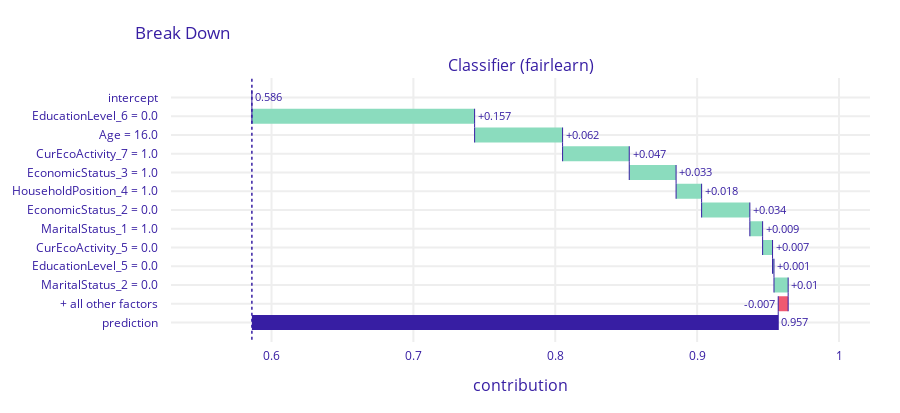

Notebook code for this chart:
### Code cell
# Local explanation for male with high occupation (good original prediction)
expl = explainer.predict_parts(male_tp_sample, type='break_down')
expl.plot()

### Figure 1 — Plotly figure (JSON) as saved in the notebook; plotly's stock layout.template omitted (floating-point values rounded to 4 significant figures)
{"data": [{"base": 0.5862, "connector": {"line": {"color": "#371ea3", "dash": "solid", "width": 1}, "mode": "spanning"}, "decreasing": {"marker": {"color": "#f05a71"}}, "hoverinfo": "text+delta", "hoverlabel": {"bgcolor": "rgba(0,0,0,0.8)"}, "hovertext": ["Average response: 0.586<br>Prediction: 0.957", "EducationLevel_6 = 0.0<br>increases average response by", "Age = 16.0<br>increases average response by", "CurEcoActivity_7 = 1.0<br>increases average response by", "EconomicStatus_3 = 1.0<br>increases average response by", "HouseholdPosition_4 = 1.0<br>increases average response by", "EconomicStatus_2 = 0.0<br>increases average response by", "MaritalStatus_1 = 1.0<br>increases average response by", "CurEcoActivity_5 = 0.0<br>increases average response by", "EducationLevel_5 = 0.0<br>increases average response by", "MaritalStatus_2 = 0.0<br>increases average response by", "+ all other factors<br>decreases average response by", "Average response: 0.586<br>Prediction: 0.957"], "increasing": {"marker": {"color": "#8bdcbe"}}, "measure": ["relative", "relative", "relative", "relative", "relative", "relative", "relative", "relative", "relative", "relative", "relative", "relative", "total"], "orientation": "h", "showlegend": false, "text": ["0.586", "+0.157", "+0.062", "+0.047", "+0.033", "+0.018", "+0.034", "+0.009", "+0.007", "+0.001", "+0.01", "-0.007", "0.957"], "textposition": "outside", "totals": {"marker": {"color": "#371ea3"}}, "type": "waterfall", "x": [0, 0.157, 0.062, 0.047, 0.033, 0.018, 0.034, 0.009, 0.007, 0.001, 0.01, -0.007, 0.371], "xaxis": "x", "y": ["intercept", "EducationLevel_6 = 0.0", "Age = 16.0", "CurEcoActivity_7 = 1.0", "EconomicStatus_3 = 1.0", "HouseholdPosition_4 = 1.0", "EconomicStatus_2 = 0.0", "MaritalStatus_1 = 1.0", "CurEcoActivity_5 = 0.0", "EducationLevel_5 = 0.0", "MaritalStatus_2 = 0.0", "+ all other factors", "prediction"], "yaxis": "y"}], "layout": {"annotations": [{"font": {"size": 16}, "showarrow": false, "text": "Classifier (fairlearn)", "x": 0.5, "xanchor": "center", "xref": "paper", "y": 1, "yanchor": "bottom", "yref": "paper"}, {"font": {"size": 16}, "showarrow": false, "text": "contribution", "x": 0.5, "xanchor": "center", "xref": "paper", "y": 0, "yanchor": "top", "yref": "paper", "yshift": -30}], "font": {"color": "#371ea3"}, "height": 413, "margin": {"b": 71, "r": 30, "t": 78}, "shapes": [{"line": {"color": "#371ea3", "dash": "dot", "width": 1.5}, "type": "line", "x0": 0.5862, "x1": 0.5862, "xref": "x", "y0": -1, "y1": 13, "yref": "y"}], "title": {"text": "Break Down", "x": 0.15}, "xaxis": {"anchor": "y", "automargin": true, "domain": [0, 1], "fixedrange": true, "gridwidth": 2, "range": [0.5292, 1.022], "tickcolor": "white", "ticklen": 3, "ticks": "outside", "type": "linear", "zeroline": false}, "yaxis": {"anchor": "x", "automargin": true, "autorange": "reversed", "domain": [0, 1], "fixedrange": true, "gridwidth": 2, "tickcolor": "white", "ticklen": 10, "ticks": "outside", "type": "category"}}}
